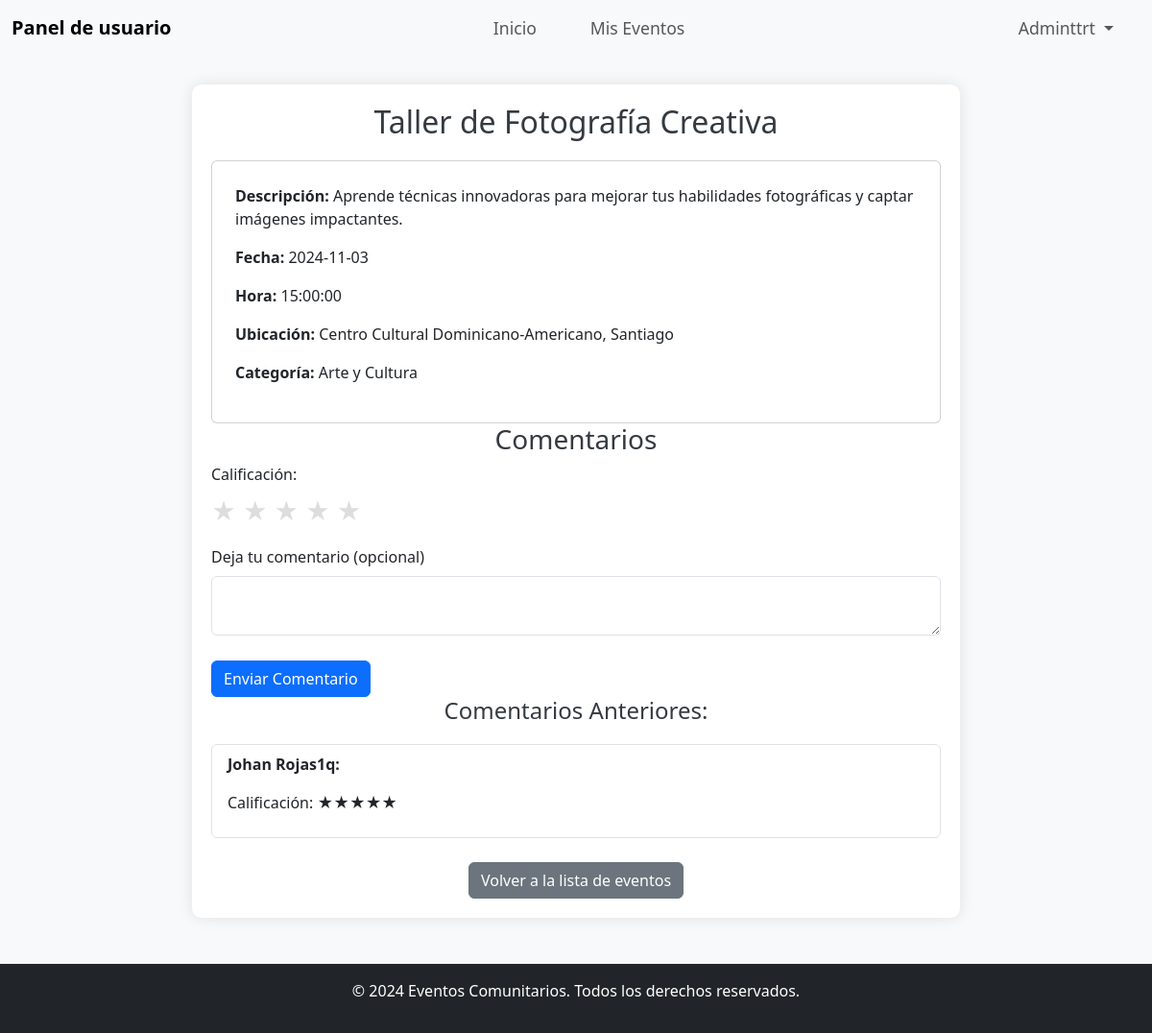
The app's page /php/user_event_detail.php?id=19 (signed in) with its own data.
### tables this page shows
CREATE TABLE `usuarios` (
  `id` int(6) UNSIGNED NOT NULL,
  `nombre` varchar(50) NOT NULL,
  `email` varchar(50) NOT NULL,
  `contrasena` varchar(255) DEFAULT NULL,
  `rol` enum('usuario','admin') DEFAULT 'usuario',
  `reg_date` timestamp NOT NULL DEFAULT current_timestamp() ON UPDATE current_timestamp()
);

CREATE TABLE `eventos` (
  `id` int(6) UNSIGNED NOT NULL,
  `titulo` varchar(100) NOT NULL,
  `descripcion` text NOT NULL,
  `fecha` date NOT NULL,
  `ubicacion` varchar(100) NOT NULL,
  `categoria` varchar(50) NOT NULL,
  `valoracion_promedio` float DEFAULT 0,
  `fecha_creacion` timestamp NOT NULL DEFAULT current_timestamp() ON UPDATE current_timestamp(),
  `hora` time NOT NULL
);

CREATE TABLE `comentarios` (
  `id` int(6) UNSIGNED NOT NULL,
  `evento_id` int(6) UNSIGNED NOT NULL,
  `usuario_id` int(6) UNSIGNED NOT NULL,
  `comentario` text NOT NULL,
  `valoracion` int(1) NOT NULL,
  `fecha_comentario` timestamp NOT NULL DEFAULT current_timestamp(),
  `calificacion` int(11) DEFAULT NULL
);

### php/user_event_detail.php (the view, shortened to what this page needs)
<?php
include 'db_connection.php';
include 'user_header.php';
$evento_id = (int)$_GET['id'];
$sql = "SELECT * FROM eventos WHERE id = ?";
$stmt = $conn->prepare($sql);
$stmt->bind_param("i", $evento_id);
$stmt->execute();
$result = $stmt->get_result();
if ($result->num_rows > 0) {
    $evento = $result->fetch_assoc();
} else {
    echo "Evento no encontrado.";
    exit();
}
$sql_comentarios = "SELECT c.*, u.nombre FROM comentarios c JOIN usuarios u ON c.usuario_id = u.id WHERE c.evento_id = ?";
$stmt_comentarios = $conn->prepare($sql_comentarios);
$stmt_comentarios->bind_param("i", $evento_id);
$stmt_comentarios->execute();
$result_comentarios = $stmt_comentarios->get_result();
?>
<!DOCTYPE html>
<html lang="es">
<head>
    <link href="https://cdn.jsdelivr.net/npm/bootstrap@5.3.0-alpha1/dist/css/bootstrap.min.css" rel="stylesheet">
</head>
<body>
    <div class="container">
        <h2><?php echo htmlspecialchars($evento['titulo'], ENT_QUOTES, 'UTF-8'); ?></h2>
        <div class="card p-4">
            <p><strong>Descripción:</strong> <?php echo htmlspecialchars($evento['descripcion'], ENT_QUOTES, 'UTF-8'); ?></p>
            <p><strong>Fecha:</strong> <?php echo htmlspecialchars($evento['fecha'], ENT_QUOTES, 'UTF-8'); ?></p>
            <p><strong>Hora:</strong> <?php echo htmlspecialchars($evento['hora'], ENT_QUOTES, 'UTF-8'); ?></p>
            <p><strong>Ubicación:</strong> <?php echo htmlspecialchars($evento['ubicacion'], ENT_QUOTES, 'UTF-8'); ?></p>
            <p><strong>Categoría:</strong> <?php echo htmlspecialchars($evento['categoria'], ENT_QUOTES, 'UTF-8'); ?></p>
        </div>
        <h3>Comentarios</h3>
        <form action="user_event_detail.php?id=<?php echo $evento_id; ?>" method="POST">
            <div class="mb-3">
                <label for="calificacion" class="form-label">Calificación:</label><br>
                <span class="star-rating">
                    <label for="star5" class="star">&#9733;</label>
                    <label for="star4" class="star">&#9733;</label>
                    <label for="star3" class="star">&#9733;</label>
                    <label for="star2" class="star">&#9733;</label>
                    <label for="star1" class="star">&#9733;</label>
                </span>
            </div>
            <div class="mb-3">
                <label for="comentario" class="form-label">Deja tu comentario (opcional)</label>
                <textarea class="form-control" id="comentario" name="comentario"></textarea>
            </div>
            <button type="submit" class="btn btn-primary">Enviar Comentario</button>
        </form>
        <h4>Comentarios Anteriores:</h4>
        <ul class="list-group comentarios-list">
            <?php while ($comentario = $result_comentarios->fetch_assoc()): ?>
                <li class="list-group-item comentario">
                    <strong><?php echo htmlspecialchars($comentario['nombre'], ENT_QUOTES, 'UTF-8'); ?>:</strong>
                    <p>Calificación: <?php echo str_repeat('★', $comentario['valoracion']); ?></p>
                </li>
            <?php endwhile; ?>
        </ul>
        <div class="text-center">
            <a href="user_panel.php" class="btn btn-secondary">Volver a la lista de eventos</a>
        </div>
    </div>
</body>
</html>
<?php
include 'footer.php';
?>

### php/user_header.php (shortened to what this page needs)
<?php
$user_id = $_SESSION['user_id'];
$sql = "SELECT nombre FROM usuarios WHERE id = ?";
$stmt = $conn->prepare($sql);
$stmt->bind_param("i", $user_id);
$stmt->execute();
$result = $stmt->get_result();
$user = $result->fetch_assoc();
?>
<!DOCTYPE html>
<html lang="es">
<head>
    <link href="https://cdn.jsdelivr.net/npm/bootstrap@5.3.0/dist/css/bootstrap.min.css" rel="stylesheet">
</head>
<body>
    <nav class="navbar navbar-expand-lg navbar-light bg-light">
        <div class="container-fluid">
            <a class="navbar-brand" href="user_panel.php">Panel de usuario</a>
            <div class="collapse navbar-collapse justify-content-center" id="navbarNav">
                <ul class="navbar-nav me-auto mx-auto">
                    <li class="nav-item">
                        <a class="nav-link" href="../home.php">Inicio</a>
                    </li>
                    <li class="nav-item">
                        <a class="nav-link" href="my_events.php">Mis Eventos</a>
                    </li>
                </ul>
                <ul class="navbar-nav">
                    <li class="nav-item dropdown">
                        <a class="nav-link dropdown-toggle" href="#" id="userDropdown"
                            role="button" data-bs-toggle="dropdown" aria-expanded="false">
                            <?php echo htmlspecialchars($user['nombre'], ENT_QUOTES, 'UTF-8'); ?>
                        </a>
                    </li>
                </ul>
            </div>
        </div>
    </nav>
</body>
</html>

### php/user_header.php (style rules this page uses)
.navbar-brand { font-weight: bold; color: #343a40; }
.navbar-nav .nav-link { text-align: center; font-size: 1.1rem; margin-left: 20px; margin-right: 20px; }
.dropdown-toggle { font-weight: bold; color: #343a40; }

### php/user_event_detail.php (style rules this page uses)
body { background-color: #f8f9fa; }
.container { max-width: 800px; margin: auto; padding: 20px; background-color: #fff; border-radius: 10px; box-shadow: 0 0 15px rgba(0, 0, 0, 0.1); margin-top: 30px; }
h2, h3, h4 { text-align: center; color: #343a40; }
.star-rating { direction: rtl; display: inline-block; font-size: 25px; color: #FFD700; cursor: pointer; }
.star-rating label { color: #ddd; }
.card { margin-top: 20px; }
.comentarios-list { margin-top: 20px; }
.comentario { margin-bottom: 15px; }
.btn { margin-top: 10px; }

### records on screen
usuarios: nombre "Adminttrt"
eventos: titulo "Taller de Fotografía Creativa", descripcion "Aprende técnicas innovadoras para mejorar tus habilidades fotográficas y captar imágenes impactantes.", fecha "2024-11-03", hora "15:00:00", ubicacion "Centro Cultural Dominicano-Americano, Santiago", categoria "Arte y Cultura"
comentarios: usuario.nombre "Johan Rojas1q", valoracion "★★★★★"
